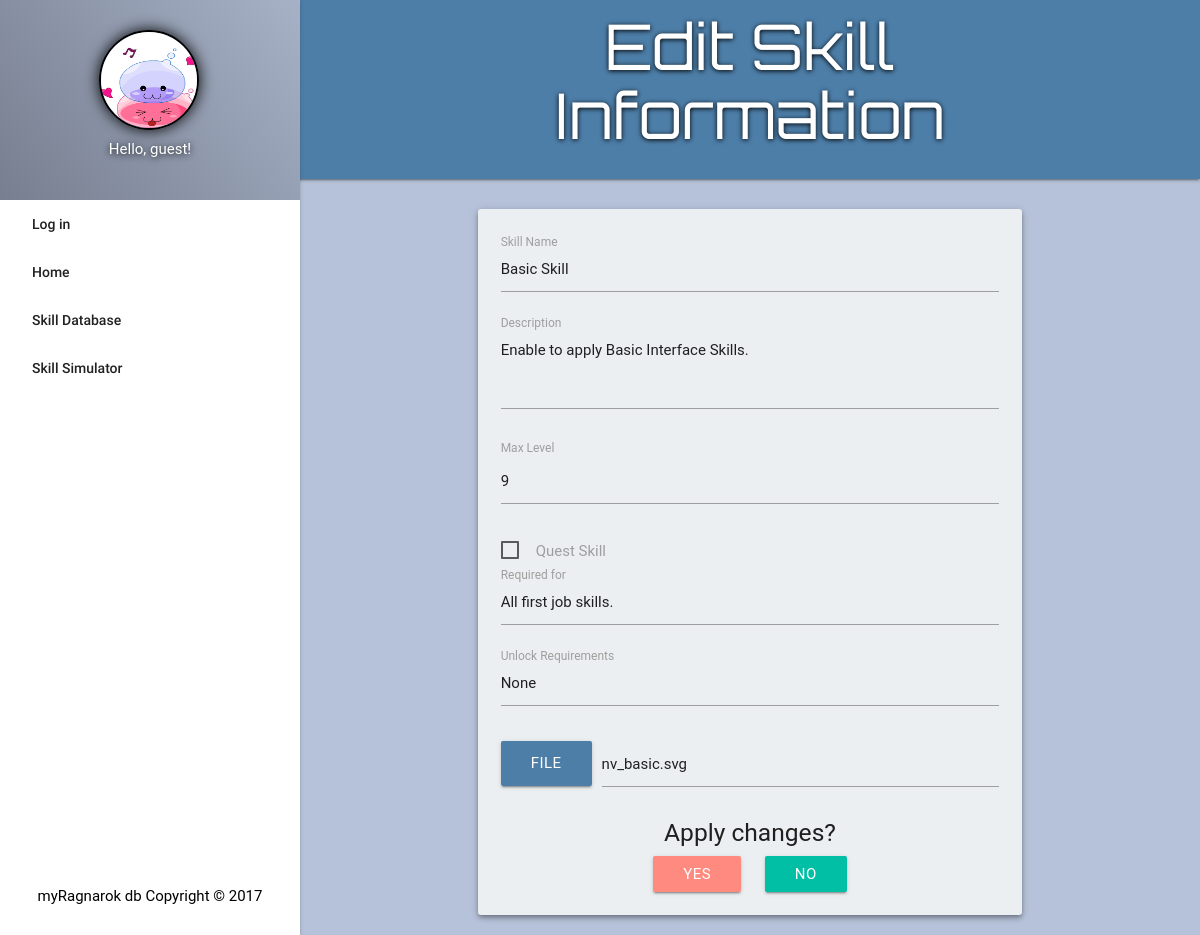
The app's page /skill_edit.php?id=1 with its own data.
### tables this page shows
CREATE TABLE `skills` (
  `id` int(10) NOT NULL,
  `skill_name` varchar(255) NOT NULL,
  `description` text NOT NULL,
  `class` varchar(255) DEFAULT NULL,
  `required_for` varchar(255) NOT NULL DEFAULT 'None',
  `max_level` int(10) NOT NULL,
  `icon` varchar(255) NOT NULL,
  `quest_skill` varchar(255) NOT NULL DEFAULT 'No',
  `unlock_requirements` varchar(255) NOT NULL DEFAULT 'None'
);

### skill_edit.php (the view, shortened to what this page needs)
<?php
function header_title(){
	echo 'Edit Skill Information';
};
function display_content(){
	global $conn;
	$id = $_GET['id'];
	$sql = "SELECT * FROM skills WHERE id = '$id'";
	$result = mysqli_query($conn, $sql);
	echo '<div class="container">
		<div class="row">
			<div class="col l10 offset-l1 m12 s12 margin-top bg z-depth-2 center-align">';
	while($row = mysqli_fetch_assoc($result)){
		extract($row);
				echo '<form method="POST" action="">
					<div class="input-field">
						<input type="text" name="skill_name" id="skill_name" value="'.$skill_name.'">
						<label for="skill_name">Skill Name</label>
					</div>
					<div class="input-field">
						<textarea name="description" id="description" class="materialize-textarea">'.$description.'</textarea>
						<label for="description">Description</label>
					</div>
					<div class="left-align">
						<label>Max Level</label>
						<input type="number" name="max_level" value="'.$max_level.'" max="10" min="0">
					</div>
					<p>';
						echo '<label for="quest_skill">Quest Skill</label>
					</p>
					<div class="input-field">
						<input type="text" name="required_for" id="required_for" value="'.$required_for.'">
						<label for="required_for">Required for</label>
					</div>
					<div class="input-field">
						<input type="text" name="unlock_requirements" id="unlock_requirements" value="'.$unlock_requirements.'">
						<label for="unlock_requirements">Unlock Requirements</label>
					</div>
					<div class="file-field input-field">
						<div class="btn btn-blue">
							<span>File</span>
							<input type="file">
						</div>
						<div class="file-path-wrapper">
							<input class="file-path validate" name="icon" type="text" value="'.substr($icon,15).'">
						</div>
					</div>
					<h5> Apply changes? </h5>
					<button type="submit" name="editYes" class="btn red accent-1 btn-hover-scale btn-margin">Yes</button>
					<button type="submit" name="editNo" class="btn teal accent-4 btn-hover-scale btn-margin">No</button>
				</form>';
	}
			echo '</div>
		</div>
	</div>';
};
require_once 'template.php';
?>

### styles/styles.css (style rules this page uses)
body { background: #b6c2d9; cursor: url('../images/arrow.png'), default; }
button, li, a, input, .collapsible-header { cursor: url('../images/hand.cur'), default !important; }
.margin-top { margin-top: 30px; }
.bg { background: #eceff1; border-radius: 3px; }
#deleteBuildYes, #deleteBuildNo, .btn-margin { margin: 0 10px 0; }
.row .col { padding: 1.5em 1.5em; }
.btn-blue { background-color: #4d7ea8; }

### records on screen
skills: skill_name "Basic Skill", description "Enable to apply Basic Interface Skills.", max_level "9", required_for "All first job skills.", unlock_requirements "None", icon "nv_basic.svg"
